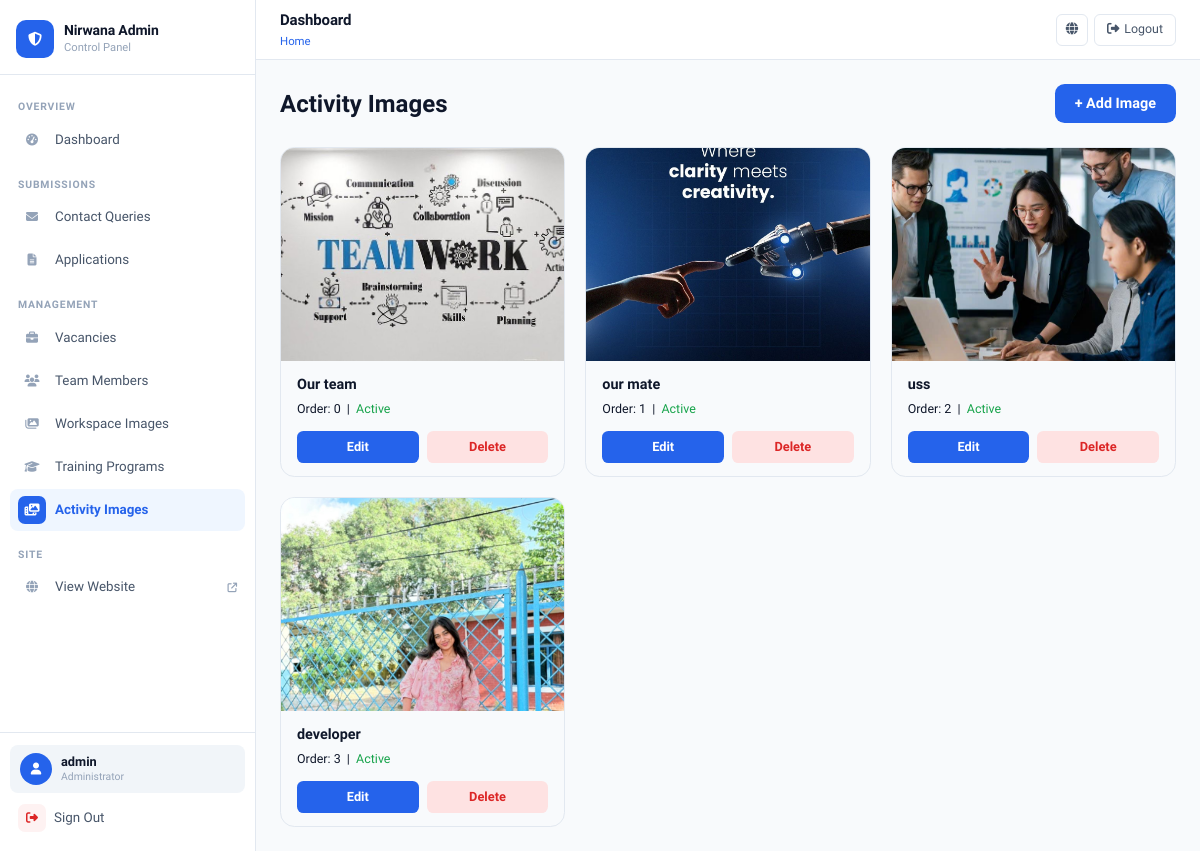
The app's page /myadmin/activity/ (signed in) with its own data.
### app1/models.py (models this page shows, shortened)
class ActivityImage(models.Model):
    title       = models.CharField(max_length=200, blank=True, help_text="Optional caption shown on hover")
    image       = models.ImageField(upload_to='activity/')
    order       = models.PositiveIntegerField(default=0, help_text="Lower = appears first")
    is_active   = models.BooleanField(default=True)
    uploaded_at = models.DateTimeField(auto_now_add=True)
    class Meta:
        ordering = ['order', 'uploaded_at']
        verbose_name = 'Activity Image'
        verbose_name_plural = 'Activity Images'

### app1/views.py (the view)
# urls.py: path('myadmin/activity/',                views.admin_activity_images,       name='admin_activity_images'),
@login_required(login_url='admin_login')
@user_passes_test(is_admin, login_url='admin_login')
def admin_activity_images(request):
    images = ActivityImage.objects.all()
    return render(request, 'app1/admin/activity_images.html', {'images': images})

### app1/views.py (called while the page is built)
def is_admin(user):
    return user.is_authenticated and user.is_staff

### app1/templates/app1/admin/activity_images.html (shortened to what this page needs)
{% extends 'app1/admin/base.html' %}
{% block content %}
<div style="display:flex;align-items:center;justify-content:space-between;margin-bottom:1.5rem;flex-wrap:wrap;gap:1rem">
  <h1 style="font-size:1.5rem;font-weight:700;color:var(--nav-text)">Activity Images</h1>
  <a href="{% url 'admin_activity_image_create' %}"
     style="background:var(--blue);color:#fff;padding:0.55rem 1.25rem;border-radius:0.6rem;text-decoration:none;font-weight:600;font-size:0.9rem">
    + Add Image
  </a>
</div>
{% if images %}
<div style="display:grid;grid-template-columns:repeat(auto-fill,minmax(220px,1fr));gap:1.25rem">
  {% for img in images %}
  <div style="border-radius:0.9rem;overflow:hidden;border:1px solid var(--border);background:var(--card-bg)">
    <div style="aspect-ratio:4/3;overflow:hidden">
      <img src="{{ img.image.url }}" alt="{{ img.title }}"
           style="width:100%;height:100%;object-fit:cover;display:block">
    </div>
    <div style="padding:0.85rem 1rem">
      <p style="font-weight:600;font-size:0.9rem;margin:0 0 0.25rem;color:var(--nav-text)">
        {{ img.title|default:"(no title)" }}
      </p>
      <p style="font-size:0.78rem;color:var(--muted);margin:0 0 0.75rem">
        Order: {{ img.order }} &nbsp;|&nbsp;
        {% if img.is_active %}<span style="color:#16a34a">Active</span>
        {% else %}<span style="color:#dc2626">Hidden</span>{% endif %}
      </p>
      <div style="display:flex;gap:0.5rem">
        <a href="{% url 'admin_activity_image_edit' img.pk %}"
           style="flex:1;text-align:center;padding:0.4rem;border-radius:0.4rem;
                  background:var(--blue);color:#fff;font-size:0.8rem;text-decoration:none;font-weight:600">
          Edit
        </a>
        <a href="{% url 'admin_activity_image_delete' img.pk %}"
           style="flex:1;text-align:center;padding:0.4rem;border-radius:0.4rem;
                  background:#fee2e2;color:#dc2626;font-size:0.8rem;text-decoration:none;font-weight:600">
          Delete
        </a>
      </div>
    </div>
  </div>
  {% endfor %}
</div>
{% else %}
<div style="text-align:center;padding:4rem 1rem;color:var(--muted)">
  <p style="font-size:2rem;margin-bottom:0.5rem">📸</p>
  <p>No activity images yet. <a href="{% url 'admin_activity_image_create' %}">Add your first one.</a></p>
</div>
{% endif %}
{% endblock %}

### app1/templates/app1/admin/base.html (shortened to what this page needs)
<!DOCTYPE html>
<html lang="en">
<head>
<link rel="stylesheet" href="https://cdnjs.cloudflare.com/ajax/libs/font-awesome/6.5.0/css/all.min.css">
</head>
<body>
<aside class="sidebar" id="sidebar">
  <div class="sidebar-top">
    <a href="{% url 'admin_dashboard' %}" class="brand">
      <div class="brand-mark"><i class="fas fa-shield-halved"></i></div>
      <div class="brand-info">
        <div class="name">Nirwana Admin</div>
        <div class="sub">Control Panel</div>
      </div>
    </a>
  </div>
  <nav class="sidebar-nav">
    <div class="nav-section">
      <span class="nav-label">Overview</span>
      <a href="{% url 'admin_dashboard' %}" class="nav-link {% if request.resolver_match.url_name == 'admin_dashboard' %}active{% endif %}">
        <span class="nav-icon"><i class="fas fa-gauge-high"></i></span>
        <span class="nav-text">Dashboard</span>
      </a>
    </div>
    <div class="nav-section">
      <span class="nav-label">Submissions</span>
      <a href="{% url 'admin_contacts' %}" class="nav-link {% if 'contact' in request.resolver_match.url_name %}active{% endif %}">
        <span class="nav-icon"><i class="fas fa-envelope"></i></span>
        <span class="nav-text">Contact Queries</span>
      </a>
      <a href="{% url 'admin_applications' %}" class="nav-link {% if 'application' in request.resolver_match.url_name %}active{% endif %}">
        <span class="nav-icon"><i class="fas fa-file-lines"></i></span>
        <span class="nav-text">Applications</span>
      </a>
    </div>
    <div class="nav-section">
      <span class="nav-label">Management</span>
      <a href="{% url 'admin_vacancies' %}" class="nav-link {% if 'vacanc' in request.resolver_match.url_name %}active{% endif %}">
        <span class="nav-icon"><i class="fas fa-briefcase"></i></span>
        <span class="nav-text">Vacancies</span>
      </a>
      <a href="{% url 'admin_team_members' %}" class="nav-link {% if 'team' in request.resolver_match.url_name %}active{% endif %}">
        <span class="nav-icon"><i class="fas fa-users"></i></span>
        <span class="nav-text">Team Members</span>
      </a>
      <a href="{% url 'admin_workspace_images' %}" class="nav-link {% if 'workspace' in request.resolver_match.url_name %}active{% endif %}">
        <span class="nav-icon"><i class="fas fa-images"></i></span>
        <span class="nav-text">Workspace Images</span>
      </a>
      <a href="{% url 'admin_training_programs' %}" class="nav-link {% if 'training' in request.resolver_match.url_name %}active{% endif %}">
        <span class="nav-icon"><i class="fas fa-graduation-cap"></i></span>
        <span class="nav-text">Training Programs</span>
      </a>
      <a href="{% url 'admin_activity_images' %}" class="nav-link {% if 'activity' in request.resolver_match.url_name %}active{% endif %}">
        <span class="nav-icon"><i class="fas fa-photo-film"></i></span>
        <span class="nav-text">Activity Images</span>
      </a>
    </div>
    <div class="nav-section">
      <span class="nav-label">Site</span>
      <a href="{% url 'home' %}" class="nav-link" target="_blank">
        <span class="nav-icon"><i class="fas fa-globe"></i></span>
        <span class="nav-text">View Website</span>
        <i class="fas fa-arrow-up-right-from-square" style="font-size:0.6rem;color:var(--text-light)"></i>
      </a>
    </div>
  </nav>
  <div class="sidebar-bottom">
    <div class="user-card">
      <div class="user-avatar"><i class="fas fa-user"></i></div>
      <div>
        <div class="user-name">{{ request.user.username }}</div>
        <div class="user-role">Administrator</div>
      </div>
    </div>
    <a href="{% url 'admin_logout' %}" class="logout-link">
      <i class="fas fa-right-from-bracket"></i>
      Sign Out
    </a>
  </div>
</aside>
<div class="main">
  <header class="topbar">
    <div class="topbar-left">
      <div>
        <div class="page-title">{% block page_title %}Dashboard{% endblock %}</div>
        <div class="breadcrumb">{% block breadcrumb %}<a href="{% url 'admin_dashboard' %}">Home</a>{% endblock %}</div>
      </div>
    </div>
    <div class="topbar-right">
      <a href="{% url 'home' %}" target="_blank" class="topbar-btn icon-only" title="View Site">
        <i class="fas fa-globe"></i>
      </a>
      <a href="{% url 'admin_logout' %}" class="topbar-btn">
        <i class="fas fa-right-from-bracket"></i>
        <span>Logout</span>
      </a>
    </div>
  </header>
  <main class="content">
    {% block content %}{% endblock %}
  </main>
</div>
</body>
</html>

### records on screen
ActivityImage: image (picture), title "Our team", order "0", is_active "Active"
ActivityImage: image (picture), title "our mate", order "1", is_active "Active"
ActivityImage: image (picture), title "uss", order "2", is_active "Active"
ActivityImage: image (picture), title "developer", order "3", is_active "Active"

### other values on screen
{{ request.user.username }} "admin"
